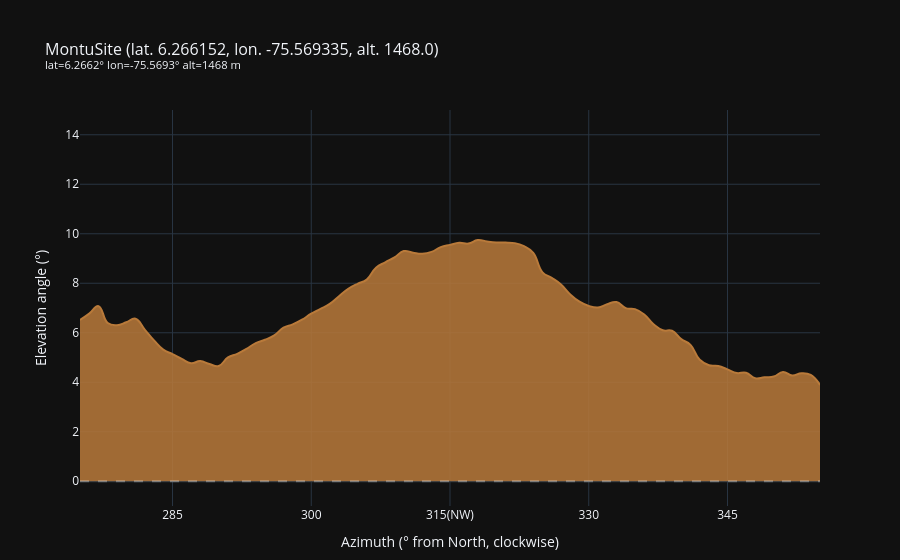

Notebook source saved alongside this figure:
### Markdown cell above
You can focus the map view on a specific direction. For example, in the plot below we restrict the azimuth range towards Robledo (a mountainous district in western Medellín):

### Code cell
fig = udea.horizon.plot_horizon(az_center=315, az_delta=40, elev_view=15)

### Figure 1 — Plotly figure (JSON) as saved in the notebook; plotly's stock layout.template omitted (floating-point values rounded to 4 significant figures; data arrays with more than 128 entries replaced by an {"elided": "..."} marker saying what was removed)
{"data": [{"customdata": {"elided": "81x2 float values"}, "fill": "tozeroy", "fillcolor": "rgba(185,122,58,0.85)", "hovertemplate": "<b>Azimuth</b>: %{customdata[0]:.2f}°<br><b>Elevation</b>: %{y:.2f}°<br><b>Distance</b>: %{customdata[1]:.1f} km<extra></extra>", "line": {"color": "#b97a3a", "shape": "spline", "smoothing": 1.3, "width": 2}, "mode": "lines", "name": "Horizon", "type": "scatter", "x": [275.0, 276.0, 277.0, 278.0, 279.0, 280.0, 281.0, 282.0, 283.0, 284.0, 285.0, 286.0, 287.0, 288.0, 289.0, 290.0, 291.0, 292.0, 293.0, 294.0, 295.0, 296.0, 297.0, 298.0, 299.0, 300.0, 301.0, 302.0, 303.0, 304.0, 305.0, 306.0, 307.0, 308.0, 309.0, 310.0, 311.0, 312.0, 313.0, 314.0, 315.0, 316.0, 317.0, 318.0, 319.0, 320.0, 321.0, 322.0, 323.0, 324.0, 325.0, 326.0, 327.0, 328.0, 329.0, 330.0, 331.0, 332.0, 333.0, 334.0, 335.0, 336.0, 337.0, 338.0, 339.0, 340.0, 341.0, 342.0, 343.0, 344.0, 345.0, 346.0, 347.0, 348.0, 349.0, 350.0, 351.0, 352.0, 353.0, 354.0, 355.0], "y": [6.516, 6.772, 7.074, 6.393, 6.307, 6.422, 6.566, 6.13, 5.69, 5.32, 5.138, 4.941, 4.767, 4.854, 4.735, 4.657, 5.004, 5.149, 5.35, 5.584, 5.716, 5.895, 6.205, 6.338, 6.528, 6.77, 6.96, 7.166, 7.476, 7.771, 7.978, 8.146, 8.63, 8.846, 9.044, 9.3, 9.236, 9.195, 9.267, 9.46, 9.55, 9.632, 9.604, 9.747, 9.69, 9.65, 9.642, 9.62, 9.496, 9.228, 8.441, 8.217, 7.95, 7.551, 7.256, 7.084, 7.021, 7.153, 7.241, 6.995, 6.954, 6.739, 6.34, 6.099, 6.081, 5.743, 5.509, 4.907, 4.686, 4.656, 4.519, 4.372, 4.387, 4.159, 4.203, 4.23, 4.414, 4.272, 4.366, 4.297, 3.892]}], "layout": {"hovermode": "x unified", "margin": {"b": 50, "t": 110}, "shapes": [{"line": {"color": "rgba(255,255,255,0.3)", "dash": "dash"}, "type": "line", "x0": 0, "x1": 1, "xref": "x domain", "y0": 0, "y1": 0, "yref": "y"}], "title": {"font": {"size": 16}, "text": "MontuSite (lat. 6.266152, lon. -75.569335, alt. 1468.0)<br><sup>lat=6.2662° lon=-75.5693° alt=1468 m<br>&nbsp;</sup>"}, "xaxis": {"range": [275, 355], "tickmode": "array", "ticktext": ["285", "300", "315(NW)", "330", "345"], "tickvals": [285, 300, 315, 330, 345], "title": {"text": "Azimuth (° from North, clockwise)"}}, "yaxis": {"range": [-1, 15], "title": {"text": "Elevation angle (°)"}}}}
